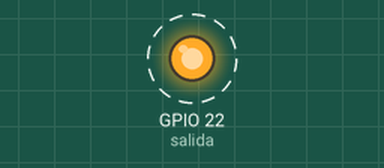
Recording of a sketch running on a simulated ESP32. Shown: output pins drawn as LEDs (lit = HIGH). Dashed ring = blinking.

Above: at 0.15 s.
Timing chart, 0 to 3.0 s (numbered marks = the images above):
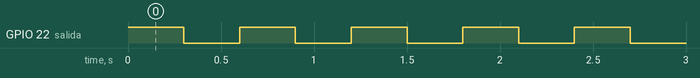

The sketch:

PruebaBlink_Broker.ino
```cpp
//Codigo de ejemplo Pruebas

int salida = 22; // Salida para ESP32
//int salida = 16; // Salida para ESP8266

void setup() { //ejecuta 1 vez

  pinMode(salida, OUTPUT);
}

// the loop function runs over and over again forever
void loop() {
  digitalWrite(salida, HIGH);   // turn the LED on (HIGH is the voltage level)
  delay(300);                       // wait for a second
  digitalWrite(salida, LOW);    // turn the LED off by making the voltage LOW
  delay(300);                       // wait for a second
}
```

Measured:
- by itself, GPIO 22 (salida): alternates HIGH for 0.30 s and LOW for 0.30 s
